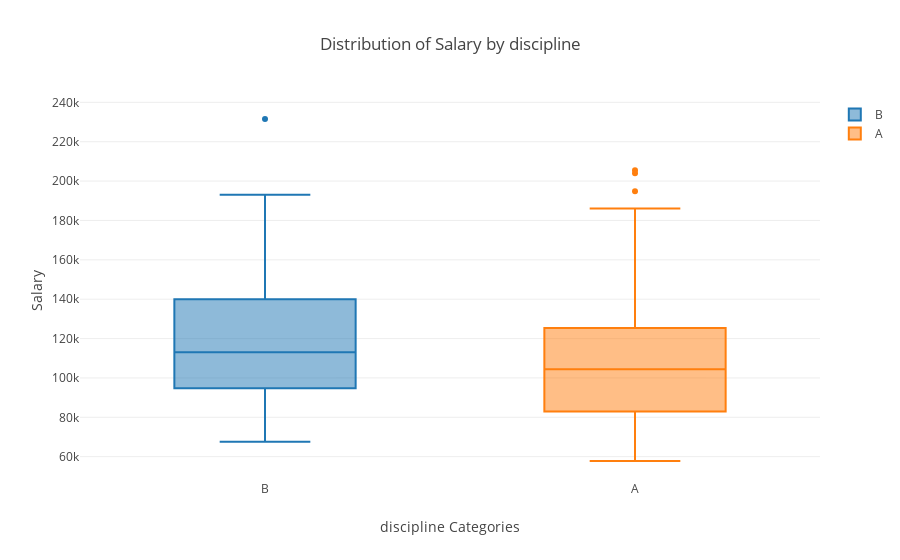

Notebook source saved alongside this figure:
### Code cell
variable='discipline'

data_plot = [dict(
  type = 'box',
  x = data[variable],
  y = data['salary'],
  mode = 'markers',
  transforms = [dict(
    type = 'groupby',
    groups = data[variable],

  )]
)]

layout={
        'xaxis': {'title': variable + ' Categories'},
        'yaxis': {'title': "Salary"},
        "title":"Distribution of Salary by " +variable
    }

off.iplot({'data': data_plot, 'layout':layout}, validate=False)

### Figure 1 — Plotly figure (JSON) as saved in the notebook; plotly's stock layout.template omitted (floating-point values rounded to 4 significant figures; data arrays with more than 128 entries replaced by an {"elided": "..."} marker saying what was removed)
{"data": [{"mode": "markers", "transforms": [{"groups": {"elided": "397 str values"}, "type": "groupby"}], "type": "box", "x": {"elided": "397 str values"}, "y": {"elided": "397 int values"}}], "layout": {"title": "Distribution of Salary by discipline", "xaxis": {"title": "discipline Categories"}, "yaxis": {"title": "Salary"}}}
